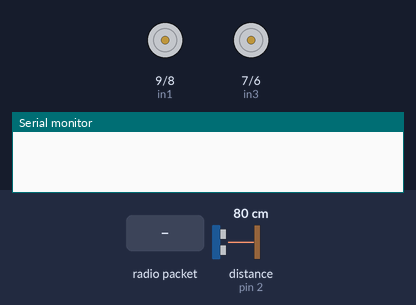
Simulated run of this sketch. Board: Arduino Uno, built with avr-gcc and run on an emulated ATmega328P. Parts: motor-driver pin pairs drawn as motors (green arrow = first pin HIGH = forward, orange = second pin HIGH = backward, longer = more drive, scaled by the enable pin), the last lines printed to the serial monitor. The test bench sets the inputs (shaded band); at power-on: distance to the obstacle (sensor on pin 2) 80 cm. The echo pulse lasts 58.3 µs per cm; no radio packets arrive unless stated.

Above: at 0.1 s.
At 1.3 s:
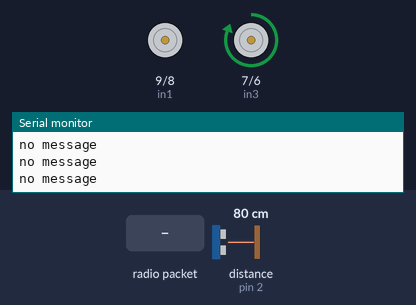
1.4 s: radio packet "1" arrives
2.9 s: distance to the obstacle (sensor on pin 2) set to 9 cm
5.9 s: distance to the obstacle (sensor on pin 2) set to 60 cm
Timing chart, 0 to 8.9 s (numbered marks = the images above; inputs shaded):
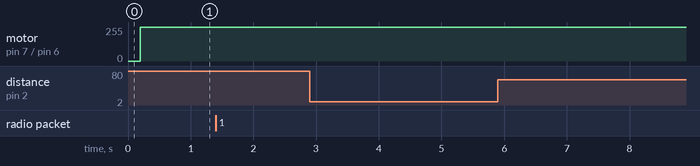

The sketch:

robot_lora.ino
```cpp
/*
    Robot 11 "Steve"

    - Changelog du 20/03/25: Moteur droite est un peu bizzare et droite et gauche sont maintenant inverser
    - Changelog du 21/03/25: Moteur focntione correctement, Added labo 5
    - Changelog du 25/03/25: Maybe Lora Crash ducoup robot reste allumé last state of last received
    - Changelog du 28/03/25: Changement du Lora, Lora précédent défectueux, robot roule bien mais encore rare perte de contrôles
    - Changelog du 03/04/25: Ajout code pour sonar

*/

#include <SPI.h>
#include <RH_RF95.h>
#include <NewPing.h>

#define RFM95_RST     A2   // "A"
#define RFM95_CS      4   // "B"
#define RFM95_INT     3    // "C"

#define RF95_FREQ 430.0

// Singleton instance of the radio driver
RH_RF95 rf95(RFM95_CS, RFM95_INT);

// Blinky on receipt
//#define LED 13

// Moteur 1 (Gauche) :
#define enA 10
#define in1 9
#define in2 8

// Moteur 2 (Droite) :
#define enB 5
#define in4 6
#define in3 7

int motorSpeedA = 0;
int motorSpeedB = 0;

//setup pin ultrason
#define TRIGGER_PIN A1//bleu
#define ECHO_PIN 2//vert
#define MAX_DISTANCE 200
//initialise la fonction sonar
NewPing sonar(TRIGGER_PIN, ECHO_PIN, MAX_DISTANCE);

void setup() {
  pinMode(enA, OUTPUT);
  pinMode(in1, OUTPUT);
  pinMode(in2, OUTPUT);
  pinMode(enB, OUTPUT);
  pinMode(in3, OUTPUT);
  pinMode(in4, OUTPUT);

  //pinMode(LED, OUTPUT);
  pinMode(RFM95_RST, OUTPUT);
  digitalWrite(RFM95_RST, HIGH);

  Serial.begin(115200);
  while (!Serial) {
    delay(1);
  }
  delay(100);

  Serial.println("Feather LoRa RX Test!");

  // manual reset
  digitalWrite(RFM95_RST, LOW);
  delay(10);
  digitalWrite(RFM95_RST, HIGH);
  delay(10);

  while (!rf95.init()) {
    Serial.println("LoRa radio init failed");
    while (1);
  }

  Serial.println("LoRa radio init Success");

  if (!rf95.setFrequency(RF95_FREQ)) {
    Serial.println("setFrequency failed");
    while (1);
  }
  Serial.print("Set Freq to: "); Serial.println(RF95_FREQ);
  rf95.setTxPower(23, false);
}

int xAxis = 0;
int yAxis = 0;
int distance;

void loop() {

//sonar
  int uS = sonar.ping();
  //Serial.print("Ping: ");
  distance = uS / US_ROUNDTRIP_CM;
  //Serial.print(distance);
  //Serial.println("cm");

  //envoi de la distance
  int packet[1];
    packet[0] = distance;
    rf95.send((uint8_t*)packet,2*sizeof(packet));
    rf95.waitPacketSent();
   // Serial.println(distance);
    delay(10);

  //int buff;
  if (rf95.available())
  {

    // Should be a message for us now
    uint8_t buf[RH_RF95_MAX_MESSAGE_LEN];
    uint8_t  len = sizeof(buf);

    //attend et lis données du joystick envoié via Lora
    if (rf95.recv(buf, &len))
    {
      //digitalWrite(LED, HIGH);
      // RH_RF95::printBuffer("Received: ", buf, len);
      xAxis = buf[0] + buf[1]*256;
      yAxis = buf[2] + buf[3]*256;
      Serial.print("Valeur x: ");
      Serial.println(xAxis);
      Serial.print("Valeur y: ");
      Serial.println(yAxis);

      //int packet[1];
      //packet[0] = distance;
      //rf95.send((uint8_t*)packet,sizeof(packet));
      //rf95.waitPacketSent();
      //Serial.println(distance);
      //delay(10);
    }

    else
    {
      Serial.println("Message receiving failed");
    }
  }
  else{
Serial.println("no message");

  }
  // Serial.print("Valeur x post: ");
  // Serial.println(xAxis);
  // Serial.print("Valeur y post: ");
  // Serial.println(yAxis);
  // Y-axis used for forward and backward control
  if (yAxis < 470) {
    //Serial.println("boucle y < 470");
    // Set Motor A backward
    digitalWrite(in1, LOW);
    digitalWrite(in2, HIGH);
    // Set Motor B backward
    digitalWrite(in3, HIGH);
    digitalWrite(in4, LOW);
    // Convert the declining Y-axis readings for going backward from 470 to 0 into 0 to 255 value for the PWM signal for increasing the motor speed
    motorSpeedA = map(yAxis, 470, 0, 0, 255);
    motorSpeedB = map(yAxis, 470, 0, 0, 255);
  }
  else if (yAxis > 550) {
    //Serial.println("boucle y > 550");
    // Set Motor A forward
    digitalWrite(in1, HIGH);
    digitalWrite(in2, LOW);
    // Set Motor B forward
    digitalWrite(in3, LOW);
    digitalWrite(in4, HIGH);
    // Convert the increasing Y-axis readings for going forward from 550 to 1023 into 0 to 255 value for the PWM signal for increasing the motor speed
    motorSpeedA = map(yAxis, 550, 1023, 0, 255);
    motorSpeedB = map(yAxis, 550, 1023, 0, 255);
  }
  // If joystick stays in middle the motors are not moving
  else {
    motorSpeedA = 0;
    motorSpeedB = 0;
  }

  // X-axis used for left and right control
  if (xAxis < 470) {
    //Serial.println("boucle x < 470");
    // Convert the declining X-axis readings from 470 to 0 into increasing 0 to 255 value
    int xMapped = map(xAxis, 470, 0, 0, 255);
    // Move to left - decrease left motor speed, increase right motor speed
    motorSpeedA = motorSpeedA - xMapped;
    motorSpeedB = motorSpeedB + xMapped;
    // Confine the range from 0 to 255
    if (motorSpeedA < 0) {
      motorSpeedA = 0;
    }
    if (motorSpeedB > 255) {
      motorSpeedB = 255;
    }
  }
  if (xAxis > 550) {
    //Serial.println("boucle x > 550");
    // Convert the increasing X-axis readings from 550 to 1023 into 0 to 255 value
    int xMapped = map(xAxis, 550, 1023, 0, 255);
    // Move right - decrease right motor speed, increase left motor speed
    motorSpeedA = motorSpeedA + xMapped;
    motorSpeedB = motorSpeedB - xMapped;
    // Confine the range from 0 to 255
    if (motorSpeedA > 255) {
      motorSpeedA = 255;
    }
    if (motorSpeedB < 0) {
      motorSpeedB = 0;
    }
  }
  // Prevent buzzing at low speeds (Adjust according to your motors. My motors couldn't start moving if PWM value was below value of 70)
  if (motorSpeedA < 70) {
    motorSpeedA = 0;
  }
  if (motorSpeedB < 70) {
    motorSpeedB = 0;
  }
  analogWrite(enA, motorSpeedA); // Send PWM signal to motor A
  analogWrite(enB, motorSpeedB); // Send PWM signal to motor B


}
```
